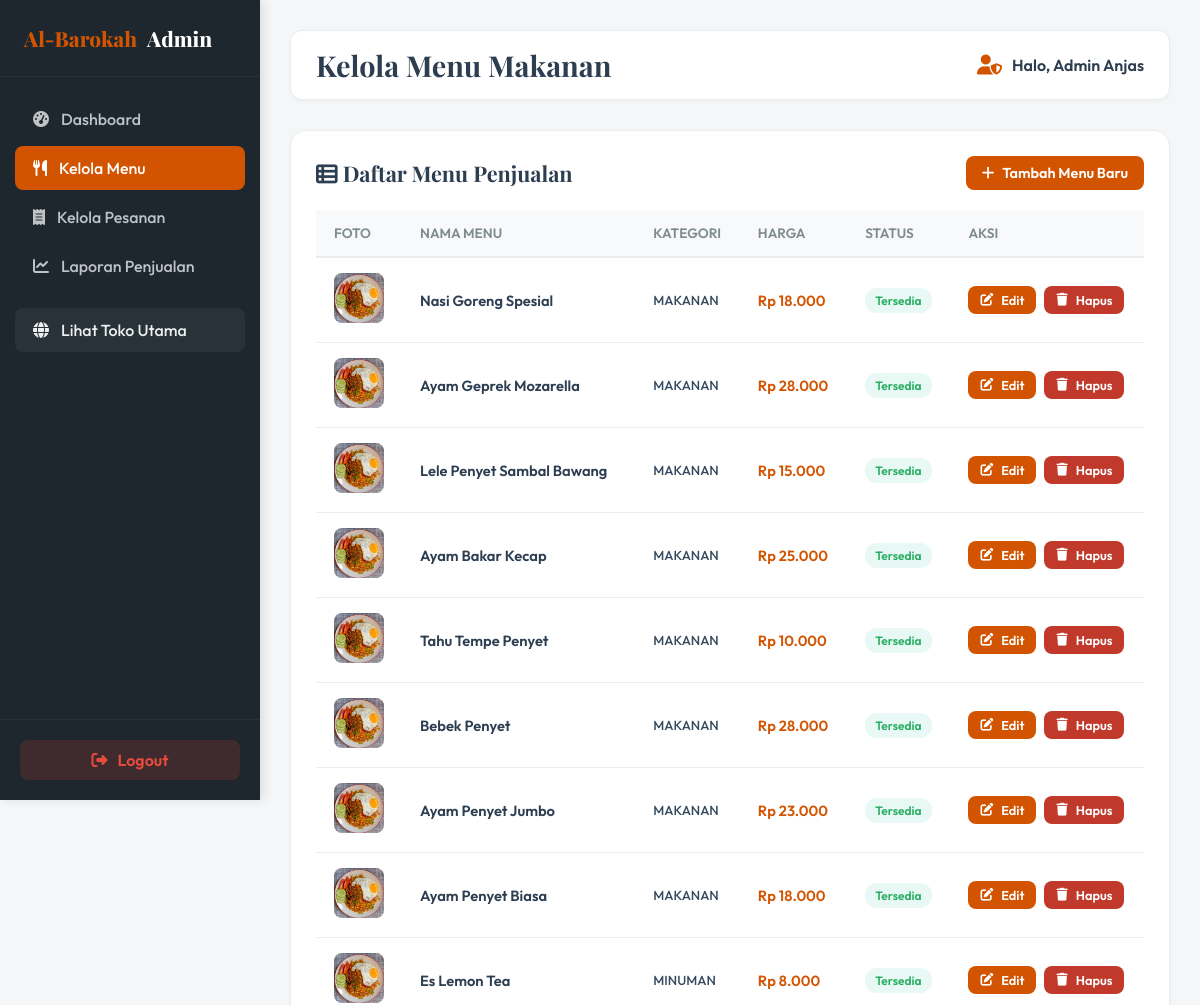
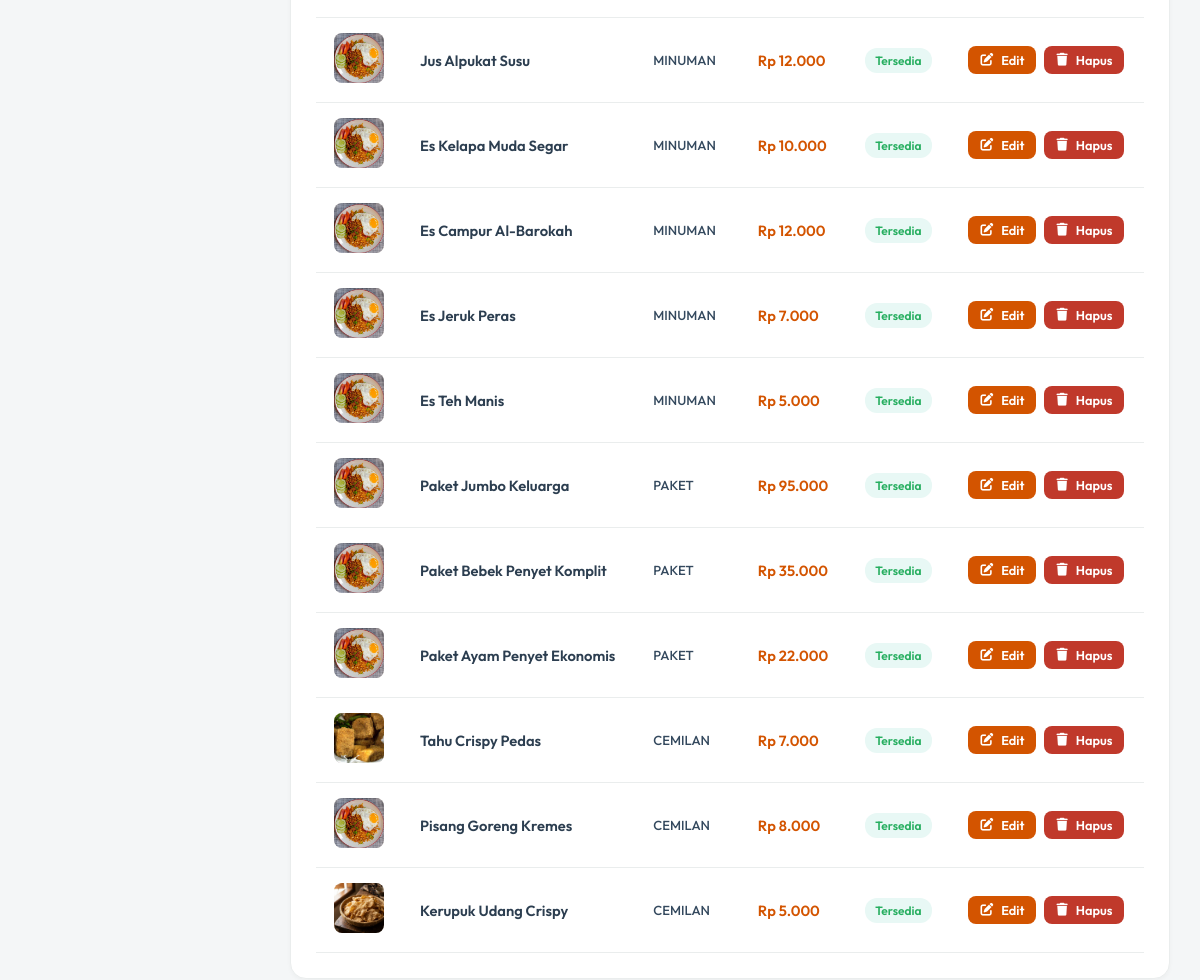
Screenshot of /admin/kelola_menu.php (signed in) with the database file from the repository (2 pictures, top to bottom).
### tables this page shows
CREATE TABLE IF NOT EXISTS `menu` (
  `id` INT AUTO_INCREMENT PRIMARY KEY,
  `nama_menu` VARCHAR(100) NOT NULL,
  `deskripsi` TEXT DEFAULT NULL,
  `harga` INT NOT NULL,
  `kategori` ENUM('makanan', 'minuman', 'paket', 'cemilan') NOT NULL,
  `foto` VARCHAR(255) DEFAULT NULL,
  `status` ENUM('tersedia', 'habis') NOT NULL DEFAULT 'tersedia',
  `created_at` TIMESTAMP DEFAULT CURRENT_TIMESTAMP
);

### admin/kelola_menu.php (the view, shortened to what this page needs)
<?php
require_once '../config/database.php';
include_once 'templates/header.php';
include_once 'templates/sidebar.php';
$action = isset($_GET['action']) ? $_GET['action'] : 'list';
?>
<?php if ($action === 'add'): ?>
    <div class="panel">
        <div class="panel-header">
            <h2 class="panel-title"><i class="fa-solid fa-plus"></i> Tambah Menu Makanan Baru</h2>
            <a href="kelola_menu.php" class="btn-admin btn-admin-primary" style="background-color: var(--dark);"><i class="fa-solid fa-arrow-left"></i> Kembali</a>
        </div>
        <form action="kelola_menu.php?action=add_process" method="POST" enctype="multipart/form-data">
            <div class="admin-form-group">
                <label for="nama_menu" class="admin-form-label">Nama Menu *</label>
                <input type="text" id="nama_menu" name="nama_menu" class="admin-form-control" placeholder="Contoh: Ayam Goreng Penyet Pedas" required>
            </div>
            <div class="admin-form-group">
                <label for="deskripsi" class="admin-form-label">Deskripsi</label>
                <textarea id="deskripsi" name="deskripsi" class="admin-form-textarea" placeholder="Tulis deskripsi makanan atau minuman..."></textarea>
            </div>
            <div style="display: grid; grid-template-columns: 1fr 1fr; gap: 20px;">
                <div class="admin-form-group">
                    <label for="harga" class="admin-form-label">Harga Jual (Rp) *</label>
                    <input type="number" id="harga" name="harga" class="admin-form-control" placeholder="Contoh: 18000" min="100" required>
                </div>
                <div class="admin-form-group">
                    <label for="kategori" class="admin-form-label">Kategori *</label>
                    <select id="kategori" name="kategori" class="admin-form-select" required>
                        <option value="makanan">Makanan</option>
                        <option value="minuman">Minuman</option>
                        <option value="paket">Paket Hemat</option>
                        <option value="cemilan">Cemilan</option>
                    </select>
                </div>
            </div>
            <div style="display: grid; grid-template-columns: 1fr 1fr; gap: 20px;">
                <div class="admin-form-group">
                    <label for="foto" class="admin-form-label">Foto Produk</label>
                    <input type="file" id="foto" name="foto" class="admin-form-control" accept=".jpg,.jpeg,.png">
                </div>
                <div class="admin-form-group">
                    <label for="status" class="admin-form-label">Status Ketersediaan *</label>
                    <select id="status" name="status" class="admin-form-select" required>
                        <option value="tersedia">Tersedia</option>
                        <option value="habis">Habis / Stok Kosong</option>
                    </select>
                </div>
            </div>
            <button type="submit" class="btn-admin btn-admin-success" style="margin-top: 15px; padding: 12px 24px; font-size: 0.95rem;">
                <i class="fa-solid fa-floppy-disk"></i> Simpan Menu
            </button>
        </form>
    </div>
<!-- --------------------------------------------------------
     VIEW: EDIT FORM
     -------------------------------------------------------- -->
<?php else: ?>
    <?php
    $query_list = "SELECT * FROM menu ORDER BY kategori ASC, id DESC";
    $result_list = mysqli_query($conn, $query_list);
    ?>
    <div class="panel">
        <div class="panel-header">
            <h2 class="panel-title"><i class="fa-solid fa-table-list"></i> Daftar Menu Penjualan</h2>
            <a href="kelola_menu.php?action=add" class="btn-admin btn-admin-primary">
                <i class="fa-solid fa-plus"></i> Tambah Menu Baru
            </a>
        </div>
        <div class="table-responsive">
            <table class="admin-table">
                <thead>
                    <tr>
                        <th style="width: 70px;">Foto</th>
                        <th>Nama Menu</th>
                        <th>Kategori</th>
                        <th>Harga</th>
                        <th>Status</th>
                        <th>Aksi</th>
                    </tr>
                </thead>
                <tbody>
                    <?php
                    if (mysqli_num_rows($result_list) > 0) {
                        while ($row = mysqli_fetch_assoc($result_list)) {
                    ?>
                            <tr>
                                <td>
                                    <?php if (!empty($row['foto']) && file_exists("../assets/images/" . $row['foto'])): ?>
                                        <img src="../assets/images/<?= htmlspecialchars($row['foto']) ?>" alt="Foto" class="menu-thumbnail">
                                    <?php else: ?>
                                        <img src="../assets/images/default-menu.jpg" alt="Default" class="menu-thumbnail">
                                    <?php endif; ?>
                                </td>
                                <td style="font-weight: 600; color: var(--dark);"><?= htmlspecialchars($row['nama_menu']) ?></td>
                                <td style="text-transform: uppercase; font-weight: 500; font-size: 0.82rem;"><?= htmlspecialchars($row['kategori']) ?></td>
                                <td style="font-weight: 600; color: var(--primary);">Rp <?= number_format($row['harga'], 0, ',', '.') ?></td>
                                <td>
                                    <?php if ($row['status'] === 'tersedia'): ?>
                                        <span class="badge badge-completed">Tersedia</span>
                                    <?php else: ?>
                                        <span class="badge badge-cancelled">Habis</span>
                                    <?php endif; ?>
                                </td>
                                <td>
                                    <div style="display: flex; gap: 8px;">
                                        <a href="kelola_menu.php?action=edit&id=<?= $row['id'] ?>" class="btn-admin btn-admin-primary" style="padding: 6px 12px; font-size: 0.8rem;" title="Edit Menu">
                                            <i class="fa-solid fa-pen-to-square"></i> Edit
                                        </a>
                                        <a href="kelola_menu.php?action=delete&id=<?= $row['id'] ?>" class="btn-admin btn-admin-danger" style="padding: 6px 12px; font-size: 0.8rem;" title="Hapus Menu" onclick="return confirm('Apakah Anda yakin ingin menghapus menu <?= htmlspecialchars($row['nama_menu']) ?>?')">
                                            <i class="fa-solid fa-trash"></i> Hapus
                                        </a>
                                    </div>
                                </td>
                            </tr>
                    <?php
                        }
                    } else {
                        echo '<tr><td colspan="6" style="text-align: center; padding: 25px; color: var(--text-muted);"><i class="fa-solid fa-circle-question"></i> Belum ada menu terdaftar.</td></tr>';
                    }
                    ?>
                </tbody>
            </table>
        </div>
    </div>
<?php endif; ?>
<?php
include_once 'templates/footer.php';
?>

### admin/templates/header.php (shortened to what this page needs)
<!DOCTYPE html>
<html lang="id">
<head>
    <link rel="stylesheet" href="../assets/css/fonts.css">
    <link rel="stylesheet" href="../assets/vendor/fontawesome/css/all.min.css">
    <link rel="stylesheet" href="../assets/css/admin.css">
</head>
<body>
    <div class="admin-wrapper">

### admin/templates/sidebar.php
<?php
$active_page = basename($_SERVER['PHP_SELF']);
?>
<aside class="sidebar">
    <div class="sidebar-brand">
        Al-Barokah <span>Admin</span>
    </div>
    <ul class="sidebar-menu">
        <li class="<?= $active_page === 'index.php' ? 'active' : '' ?>">
            <a href="index.php">
                <i class="fa-solid fa-gauge-high"></i> Dashboard
            </a>
        </li>
        <li class="<?= $active_page === 'kelola_menu.php' ? 'active' : '' ?>">
            <a href="kelola_menu.php">
                <i class="fa-solid fa-utensils"></i> Kelola Menu
            </a>
        </li>
        <li class="<?= $active_page === 'kelola_pesanan.php' ? 'active' : '' ?>">
            <a href="kelola_pesanan.php">
                <i class="fa-solid fa-receipt"></i> Kelola Pesanan
            </a>
        </li>
        <li class="<?= $active_page === 'laporan.php' ? 'active' : '' ?>">
            <a href="laporan.php">
                <i class="fa-solid fa-chart-line"></i> Laporan Penjualan
            </a>
        </li>
        <li style="margin-top: 20px;">
            <a href="../index.php" target="_blank" style="background: rgba(255,255,255,0.05); color: #ecf0f1;">
                <i class="fa-solid fa-globe"></i> Lihat Toko Utama
            </a>
        </li>
    </ul>
    <div class="sidebar-footer">
        <a href="../logout.php" class="btn-logout" onclick="return confirm('Apakah Anda yakin ingin keluar dari panel admin?')">
            <i class="fa-solid fa-right-from-bracket"></i> Logout
        </a>
    </div>
</aside>
<main class="main-content">
    <header class="admin-header">
        <h1>
            <?php
            if ($active_page === 'index.php') echo 'Dashboard';
            elseif ($active_page === 'kelola_menu.php') echo 'Kelola Menu Makanan';
            elseif ($active_page === 'kelola_pesanan.php') echo 'Kelola Pesanan & Transaksi';
            elseif ($active_page === 'laporan.php') echo 'Laporan Hasil Penjualan';
            else echo 'Dashboard Admin';
            ?>
        </h1>
        <div class="admin-profile">
            <i class="fa-solid fa-user-shield"></i>
            <span>Halo, Admin Anjas</span>
        </div>
    </header>

### admin/templates/footer.php (shortened to what this page needs)
    </main>
    </div>
</body>
</html>

### assets/css/admin.css (style rules this page uses)
:root { --primary: #d35400; --primary-hover: #e67e22; --accent: #f1c40f; --dark: #2c3e50; --dark-sidebar: #1e272e; --light-bg: #f4f6f7; --card-bg: #ffffff; --text: #34495e; --text-muted: #7f8c8d; --border-color: #eaeded; --success: #27ae60; --warning: #f39c12; --info: #2980b9; --danger: #c0392b; --font-heading: 'Playfair Display', serif; --font-body: 'Outfit', sans-serif; --radius-sm: 8px; --radius-md: 12px; --radius-lg: 16px; --transition: all 0.3s ease; --shadow-sm: 0 2px 4px rgba(0,0,0,0.03); --shadow-md: 0 8px 16px rgba(0,0,0,0.05); --shadow-lg: 0 16px 24px rgba(0,0,0,0.08); }
* { box-sizing: border-box; margin: 0; padding: 0; }
body { font-family: var(--font-body); background-color: var(--light-bg); color: var(--text); overflow-x: hidden; }
a { color: inherit; text-decoration: none; transition: var(--transition); }
.admin-wrapper { display: flex; min-height: 100vh; }
.sidebar { width: 260px; background-color: var(--dark-sidebar); color: #ecf0f1; display: flex; flex-direction: column; position: fixed; height: 100vh; left: 0; top: 0; z-index: 100; box-shadow: 4px 0 10px rgba(0,0,0,0.1); transition: var(--transition); }
.sidebar-brand { padding: 24px; font-family: var(--font-heading); font-size: 1.3rem; font-weight: 800; color: var(--primary); border-bottom: 1px solid rgba(255,255,255,0.05); display: flex; align-items: center; gap: 10px; }
.sidebar-brand span { color: #fff; }
.sidebar-menu { list-style: none; padding: 20px 0; flex-grow: 1; }
.sidebar-menu li { margin-bottom: 5px; padding: 0 15px; }
.sidebar-menu a { display: flex; align-items: center; gap: 12px; padding: 12px 18px; color: #bdc3c7; border-radius: var(--radius-sm); font-weight: 500; }
.sidebar-menu a:hover, .sidebar-menu li.active a { color: #fff; background-color: rgba(211, 84, 0, 0.15); border-left: 4px solid var(--primary); }
.sidebar-menu li.active a { background-color: var(--primary); border-left: none; }
.sidebar-footer { padding: 20px; border-top: 1px solid rgba(255,255,255,0.05); }
.btn-logout { display: flex; align-items: center; justify-content: center; gap: 10px; background-color: rgba(192, 57, 43, 0.2); color: #e74c3c; padding: 10px; border-radius: var(--radius-sm); width: 100%; font-weight: 600; }
.main-content { flex-grow: 1; margin-left: 260px; padding: 30px; min-height: 100vh; transition: var(--transition); }
.admin-header { display: flex; justify-content: space-between; align-items: center; margin-bottom: 30px; background: #fff; padding: 15px 25px; border-radius: var(--radius-md); box-shadow: var(--shadow-sm); border: 1px solid var(--border-color); }
.admin-header h1 { font-family: var(--font-heading); font-size: 1.8rem; color: var(--dark); }
.admin-profile { display: flex; align-items: center; gap: 10px; font-weight: 600; color: var(--dark); }
.admin-profile i { font-size: 1.25rem; color: var(--primary); }
.panel { background: var(--card-bg); border-radius: var(--radius-lg); padding: 25px; box-shadow: var(--shadow-sm); border: 1px solid var(--border-color); margin-bottom: 30px; }
.panel-header { display: flex; justify-content: space-between; align-items: center; margin-bottom: 20px; }
.panel-title { font-family: var(--font-heading); font-size: 1.35rem; color: var(--dark); font-weight: 700; }
.btn-admin { display: inline-flex; align-items: center; gap: 8px; padding: 8px 16px; border-radius: var(--radius-sm); font-weight: 600; font-size: 0.9rem; cursor: pointer; border: none; transition: var(--transition); }
.btn-admin-primary { background: var(--primary); color: #fff; }
.btn-admin-danger { background: var(--danger); color: #fff; }
.table-responsive { width: 100%; overflow-x: auto; }
.admin-table { width: 100%; border-collapse: collapse; text-align: left; }
.admin-table th { padding: 14px 18px; background: #f8f9fa; color: var(--text-muted); font-weight: 600; font-size: 0.85rem; text-transform: uppercase; border-bottom: 2px solid var(--border-color); }
.admin-table td { padding: 15px 18px; border-bottom: 1px solid var(--border-color); font-size: 0.92rem; vertical-align: middle; }
.badge { display: inline-block; padding: 5px 10px; border-radius: 12px; font-size: 0.75rem; font-weight: 600; text-transform: capitalize; }
.badge-completed { background: #e8f8f5; color: #27ae60; }
.menu-thumbnail { width: 50px; height: 50px; border-radius: var(--radius-sm); object-fit: cover; background: #f7ede2; }

### rows the page displays
menu: nama_menu "Nasi Goreng Spesial", kategori "MAKANAN", harga "18.000", status "Tersedia"
menu: nama_menu "Ayam Geprek Mozarella", kategori "MAKANAN", harga "28.000", status "Tersedia"
menu: nama_menu "Lele Penyet Sambal Bawang", kategori "MAKANAN", harga "15.000", status "Tersedia"
menu: nama_menu "Ayam Bakar Kecap", kategori "MAKANAN", harga "25.000", status "Tersedia"
menu: nama_menu "Tahu Tempe Penyet", kategori "MAKANAN", harga "10.000", status "Tersedia"
menu: nama_menu "Bebek Penyet", kategori "MAKANAN", harga "28.000", status "Tersedia"
menu: nama_menu "Ayam Penyet Jumbo", kategori "MAKANAN", harga "23.000", status "Tersedia"
menu: nama_menu "Ayam Penyet Biasa", kategori "MAKANAN", harga "18.000", status "Tersedia"
menu: nama_menu "Es Lemon Tea", kategori "MINUMAN", harga "8.000", status "Tersedia"
menu: nama_menu "Jus Alpukat Susu", kategori "MINUMAN", harga "12.000", status "Tersedia"
menu: nama_menu "Es Kelapa Muda Segar", kategori "MINUMAN", harga "10.000", status "Tersedia"
menu: nama_menu "Es Campur Al-Barokah", kategori "MINUMAN", harga "12.000", status "Tersedia"
menu: nama_menu "Es Jeruk Peras", kategori "MINUMAN", harga "7.000", status "Tersedia"
menu: nama_menu "Es Teh Manis", kategori "MINUMAN", harga "5.000", status "Tersedia"
menu: nama_menu "Paket Jumbo Keluarga", kategori "PAKET", harga "95.000", status "Tersedia"
menu: nama_menu "Paket Bebek Penyet Komplit", kategori "PAKET", harga "35.000", status "Tersedia"
menu: nama_menu "Paket Ayam Penyet Ekonomis", kategori "PAKET", harga "22.000", status "Tersedia"
menu: foto (picture), nama_menu "Tahu Crispy Pedas", kategori "CEMILAN", harga "7.000", status "Tersedia"
menu: nama_menu "Pisang Goreng Kremes", kategori "CEMILAN", harga "8.000", status "Tersedia"
menu: foto (picture), nama_menu "Kerupuk Udang Crispy", kategori "CEMILAN", harga "5.000", status "Tersedia"
